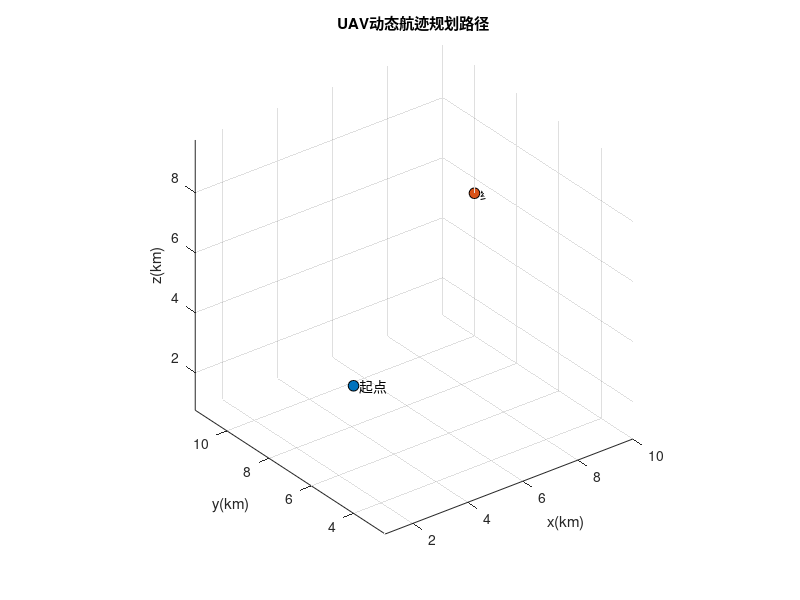

Reproduce this figure in MATLAB. (Note: this script raises an error after producing the figure.)
% IIFDS算法实现
clc; clear; close all;
%% 参考文献：Formation Obstacle Avoidance: A Fluid-Based Solution
%% 初始参数设置
V0 = 1; 
threshold = 0.2;
stepSize = 0.1;
%% demo1:静态单球形障碍
% start = [0,1,5];
% goal = [10,10,6];
% obsCenter = [5,5,5.5];
% obsR = 1;
% row0 = 0.5;   % 反应系数
% sigma0 = 0.5; % 切向反应系数
% theta = 0;    % 切向方向系数
% % 绘制环境
% scatter3(start(1),start(2),start(3),60,"cyan",'filled','o','MarkerEdgeColor','k');hold on
% scatter3(goal(1),goal(2),goal(3),60,"magenta",'filled',"o",'MarkerEdgeColor','k')
% text(start(1),start(2),start(3),'  起点');
% text(goal(1),goal(2),goal(3),'  终点');
% drawSphere(obsCenter,obsR);
% xlabel('x(m)'); ylabel('y(m)'); zlabel('z(m)');
% title('UAV航迹规划路径'); axis equal;
% % 开始
% pos = start;
% path = pos;
% bar = [];
% for kk = 1:6
%     row0 = row0 + 0.2;
%     sigma0 = sigma0 + 0.2;
%     theta = theta + 0.2;
%     pos = start;
%     path = pos;
%     while distanceCost(pos, goal) > threshold
%         u = initField(pos, V0, goal);
%         % 计算排斥矩阵
%         n = partialDerivativeSphere(obsCenter, pos, obsR);
%         tempD = distanceCost(pos, obsCenter) - obsR; % 到障碍物表面距离
%         row = row0 * exp(1-1/(distanceCost(pos, goal)*tempD));
%         T = calculateT(obsCenter, pos, obsR);
%         repulsiveMatrix = - n * n' / T^(1/row) / (n'*n);
%         %计算切向矩阵
%         partialX = (pos(1) - obsCenter(1))*2/obsR^2;
%         partialY = (pos(2) - obsCenter(2))*2/obsR^2;
%         partialZ = (pos(3) - obsCenter(3))*2/obsR^2;
%         tk1 = [partialY, -partialX, 0]';
%         tk2 = [partialX*partialZ, partialY*partialZ, -partialX^2-partialY^2]';
%         tk = trans([cos(theta), sin(theta), 0], tk1, tk2, n);
%         sigma = sigma0 * exp(1-1/(distanceCost(pos, goal)*tempD));
%         tangentialMatrix = tk * n' / T^(1/sigma) / calVecLen(tk) / calVecLen(n);
%         % 计算修正后扰动矩阵
%         M = eye(3) + repulsiveMatrix + tangentialMatrix;
%         ubar = (M * u)';
%         nextPos = pos + ubar * stepSize;
%         path = [path;nextPos];
%         pos = nextPos;
%     end
%     path = [path;goal];
%     b = plot3(path(:,1), path(:,2), path(:,3),'LineWidth',2); hold on;
%     bar = [bar,b];
% end
% legend(bar,["=","=","=","=","=","="]);
%% demo2:单个动态球障碍
start = [1,4,5];
goal = [10,10,5.5];
obsStart = [5,5,5]; % 动态障碍物开始的点位
obsR = 1.5;           % 动态障碍物的半径
lambda = 8;
row0 = 0.5;   % 反应系数
sigma0 = 0.5; % 切向反应系数
theta = 0.5;    % 切向方向系数
scatter3(start(1),start(2),start(3),60,"cyan",'filled','o','MarkerEdgeColor','k');hold on
scatter3(goal(1),goal(2),goal(3),60,"magenta",'filled',"o",'MarkerEdgeColor','k')
text(start(1),start(2),start(3),'  起点');
text(goal(1),goal(2),goal(3),'  终点');
xlabel('x(km)'); ylabel('y(km)'); zlabel('z(km)');
title('UAV动态航迹规划路径'); axis equal;
uavPos = start;
path = uavPos;
t = 0; % 初始化时间
timeStep = 0.1;
flag = true; % 是否通过碰撞检测
collPoint = [];
while distanceCost(uavPos, goal) > threshold
    obsCenter = [obsStart(1)+2*cos(t),obsStart(2)+2*sin(t),obsStart(3)];
    vObs = [-2*sin(t),2*cos(t),0]; % vObs是obsPos对t的导数
    try delete(B1), catch, end
    try delete(B2), catch, end
    B1 = drawSphere(obsCenter, obsR);
    B2 = scatter3(uavPos(1),uavPos(2),uavPos(3),80,'filled',"^",'MarkerFaceColor','g'...
                  ,'MarkerEdgeColor','k');
    b1 = plot3([obsStart(1)+2*cos(t-timeStep),obsCenter(1)],[obsStart(2)+2*sin(t-timeStep),obsCenter(2)]...
              ,[obsStart(3),obsStart(3)],'LineWidth',2,'color','b');
    drawnow;
    % 碰撞检测
    if distanceCost(uavPos, obsCenter) <= obsR
        flag = false;
        collPoint = [collPoint; uavPos];
    end
    % 算法开始
    u = initField(uavPos,V0,goal);
    % 计算排斥矩阵
    n = partialDerivativeSphere(obsCenter, uavPos, obsR);
    tempD = distanceCost(uavPos, obsCenter) - obsR; % 到障碍物表面距离
    row = row0 * exp(1-1/(distanceCost(uavPos, goal)*tempD));
    T = calculateT(obsCenter, uavPos, obsR);
    repulsiveMatrix = - n * n' / T^(1/row) / (n'*n);
    %计算切向矩阵
    partialX = (uavPos(1) - obsCenter(1))*2/obsR^2;
    partialY = (uavPos(2) - obsCenter(2))*2/obsR^2;
    partialZ = (uavPos(3) - obsCenter(3))*2/obsR^2;
    tk1 = [partialY, -partialX, 0]';
    tk2 = [partialX*partialZ, partialY*partialZ, -partialX^2-partialY^2]';
    tk = trans([cos(theta), sin(theta), 0], tk1, tk2, n);
    sigma = sigma0 * exp(1-1/(distanceCost(uavPos, goal)*tempD));
    tangentialMatrix = tk * n' / T^(1/sigma) / calVecLen(tk) / calVecLen(n);
    % 计算vp
    vp = exp(-T/lambda)*vObs; 
    % 计算修正后扰动矩阵
    M = eye(3) + repulsiveMatrix + tangentialMatrix;
    ubar = (M * (u-vp'))'+vp;
    uavNextPos = uavPos + ubar * stepSize;
    b2 = plot3([uavPos(1),uavNextPos(1)],[uavPos(2),uavNextPos(2)],[uavPos(3),uavNextPos(3)],'LineWidth',2,'color','r');
    path = [path;uavNextPos];
    uavPos = uavNextPos;
    t = t + timeStep; 
    pause(0.01)
    if t == 0 + timeStep
        legend([b1,b2,B2],["障碍物移动轨迹","UAV规划航路","UAV"],'AutoUpdate','off','Location','west')
    end
end
path = [path;goal];
plot3([path(end,1),goal(1)],[path(end,2),goal(2)],[path(end,3),goal(3)],'LineWidth',2,'color','r');
if flag == true
    fprintf('通过碰撞检测！')
else
    fprintf('未通过碰撞检测！\n')
    disp(collPoint);
end
%% 计算GS,LS,L
pathLength = 0;
for i=1:length(path(:,1))-1, pathLength = pathLength + distanceCost(path(i,1:3),path(i+1,1:3)); end
fprintf("航路长度为:%f\n GS:%f °\n LS:%f °",pathLength, calGs(path)/pi*180, calLs(path)/pi*180);
%% 函数
% 欧式距离求解函数
function h=distanceCost(a,b)
h = sqrt(sum((a-b).^2, 2));
end
% 初始流场求解函数
function u = initField(pos, C, goal)
u = -[(pos(1)-goal(1)), (pos(2)-goal(2)), (pos(3)-goal(3))]' * C / distanceCost(pos, goal);
end
% 球绘制函数
function bar = drawSphere(pos, r)
[x,y,z] = sphere(60);
bar = surf(r*x+pos(1), r*y+pos(2), r*z+pos(3));
hold on;
end
% 球障碍物方程偏导计算函数
function pd = partialDerivativeSphere(obs, pos, r)
pd = [pos(1)-obs(1), pos(2)-obs(2), pos(3)-obs(3)]'*2/r^2;
end
% 球障碍物计算T值
function T = calculateT(obs, pos, r)
T = ((pos(1)-obs(1))^2+(pos(2)-obs(2))^2+(pos(3)-obs(3))^2)/r^2;
end
% 坐标变换后地球坐标下坐标
% newX, newY, newZ是新坐标下三个轴上的方向向量
function pos = trans(originalPoint, xNew, yNew, zNew)
cosa1 = xNew(1)/sqrt(sum(xNew.^2));
cosb1 = xNew(2)/sqrt(sum(xNew.^2));
cosc1 = xNew(3)/sqrt(sum(xNew.^2));

cosa2 = yNew(1)/sqrt(sum(yNew.^2));
cosb2 = yNew(2)/sqrt(sum(yNew.^2));
cosc2 = yNew(3)/sqrt(sum(yNew.^2));

cosa3 = zNew(1)/sqrt(sum(zNew.^2));
cosb3 = zNew(2)/sqrt(sum(zNew.^2));
cosc3 = zNew(3)/sqrt(sum(zNew.^2));

B = [cosa1, cosb1, cosc1;
    cosa2, cosb2, cosc2;
    cosa3, cosb3, cosc3];
pos = B\originalPoint';
end
% 求向量模长
function L = calVecLen(vec)
L = sqrt(sum(vec.^2));
end






